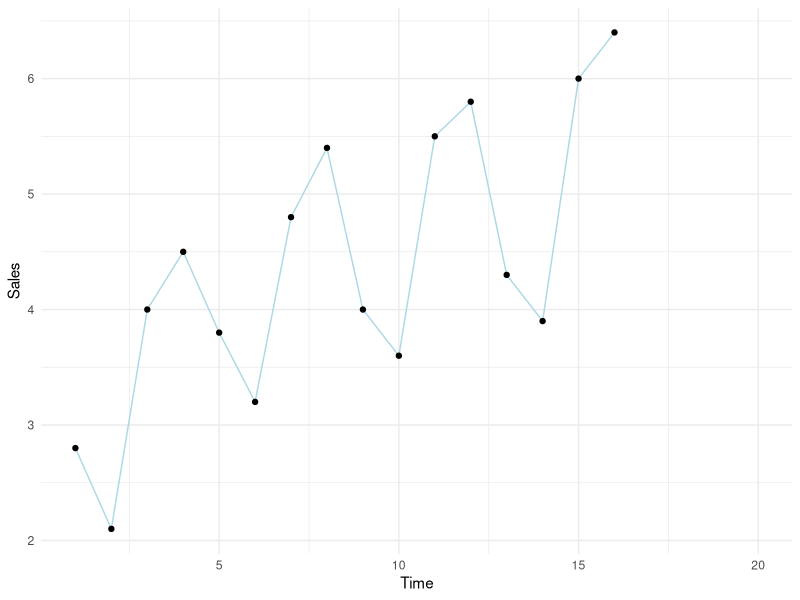
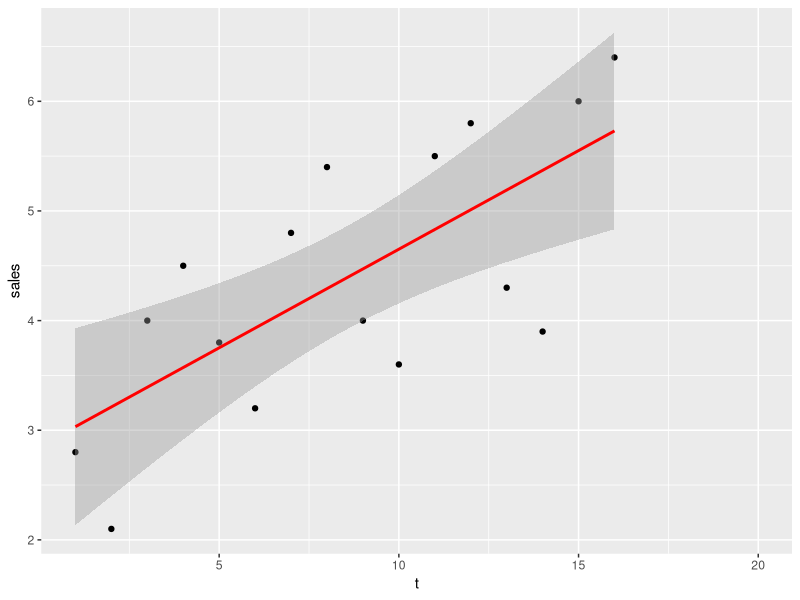
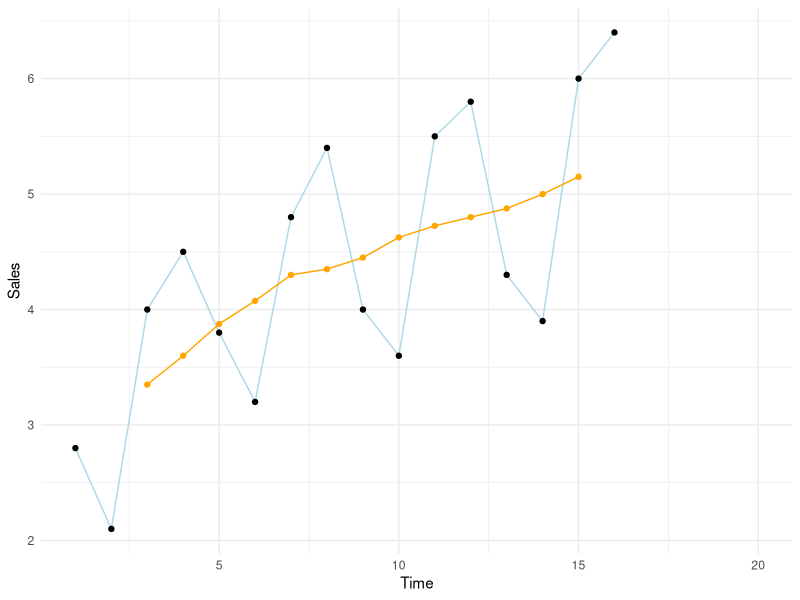
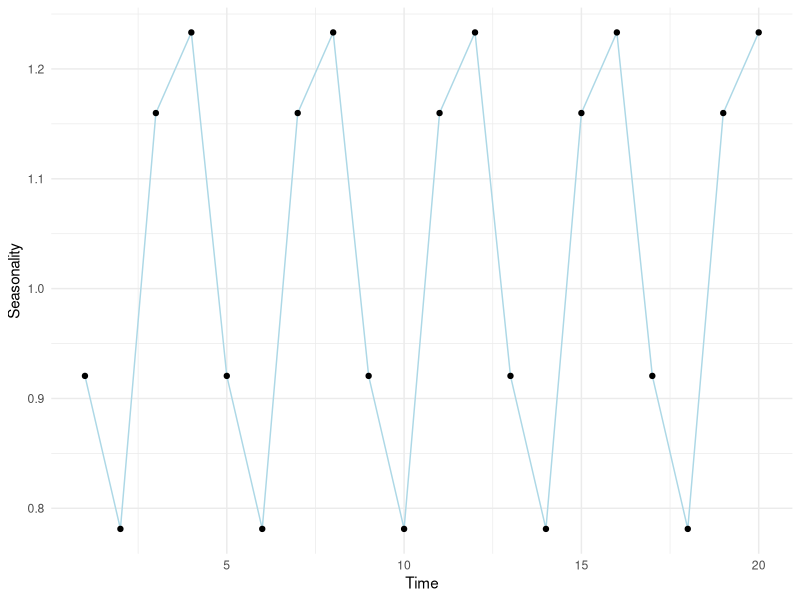
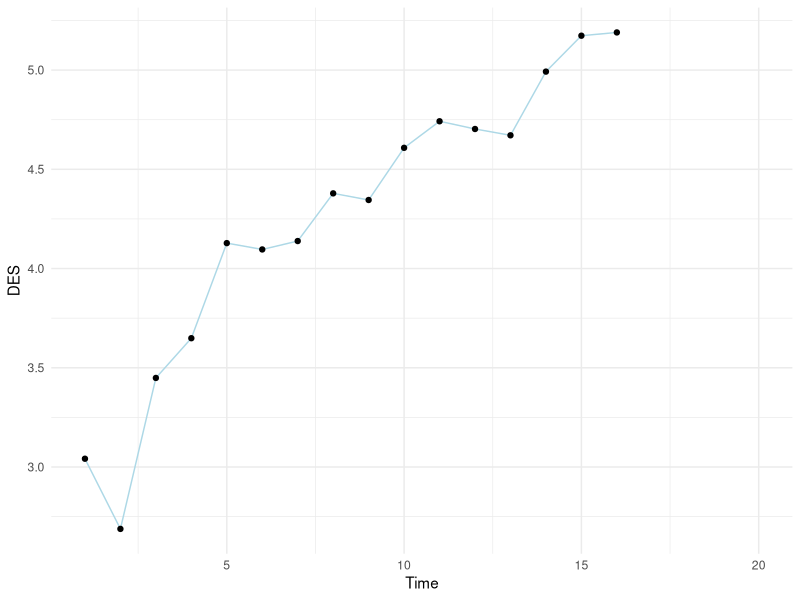
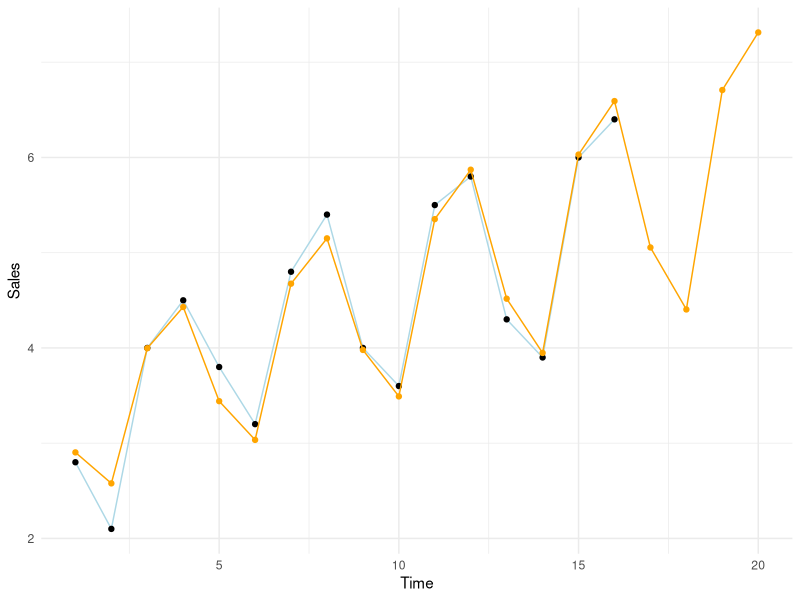

Reproduce these figures in R, in order.
## ---- chunk 1
#Import libraries
library(dplyr)
library(ggplot2)
## ---- chunk 2
x<-seq(1,20)
y<-c(2.8, 2.1, 4, 4.5, 3.8, 3.2, 4.8, 5.4, 4, 3.6, 5.5, 5.8, 4.3, 3.9, 6, 6.4, NA, NA, NA, NA)

data <- data.frame(t=x, sales=y)
data
## ---- chunk 3
data %>%
  ggplot(aes(x=t, y=sales))+
  geom_line(col = 'light blue')+
  geom_point()+
  xlab('Time')+
  ylab('Sales')+
  theme_minimal()
## ---- chunk 4
ggplot(data, aes(x=t, y=sales), col='light blue')+ 
  geom_point()+ 
  stat_smooth(method="lm",col="red")
## ---- chunk 5
df <- data
Y <- 2 #2 is the position of our "sales" column in the dataframe
k <- 4 #k is equal to the size of the subset

#Array with all of the raw values of 'Y'
arr <- df[, Y]
#Empty array to store the values of the moving averages
MM<-rep(NA, length(arr))
index<-k-1
  
for(i in c(1:length(arr))){
  if(i <= length(arr) -k+1){
    block <- mean(arr[seq(i, i+(k-1))])
    MM[index] <- block
    index <- index+1
  }
}

MM
## ---- chunk 6
dfOut <- data.frame(df, MM=MM)

dfOut %>%
  ggplot(aes(x=t, y=sales))+
  geom_line(col = 'light blue')+
  geom_point()+
  geom_line(aes(x=t, y=MM), col = 'orange')+
  geom_point(aes(x=t, y=MM), col = 'orange')+
  xlab('Time')+
  ylab('Sales')+
  theme_minimal()
## ---- chunk 7
df <- data
Y <- 2 #2 is the position of our "sales" column in the dataframe
k <- 4 #k is equal to the size of the subset

#Array with all of the raw values of 'Y'
arr <- df[, Y]
#Empty array to store the values of the moving averages
MM<-rep(NA, length(arr))
SI <- rep(NA, length(arr))
index<-k-1
  
for(i in c(1:length(arr))){
  if(i <= length(arr) -k+1){
    block <- mean(arr[seq(i, i+(k-1))])
    MM[index] <- block
    SI[index] <- arr[index]/block #Seasonality + Irregular Component
    index <- index+1
  }
}
  
dfOut <- data.frame(df, MM=MM, SI=SI)
  
#Seasonality
varY<-c()
for(j in c(1:k)){
  varX <- seq(j, length(arr), by=k)
  varY <- c(varY, mean(dfOut[varX, 4], na.rm=T))
}
    
varY<- rep(varY, k+1)
dfOut <- data.frame(dfOut, S=varY)
dfOut
## ---- chunk 8
dfOut %>%
  ggplot(aes(x=t, y=S))+
  geom_line(col="light blue")+
  geom_point(col="black")+
  xlab('Time')+
  ylab('Seasonality')+
  theme_minimal()
## ---- chunk 9
#Deseasonality
dfOut <- data.frame(dfOut, DES=(dfOut[ ,2]/dfOut[, 5]))
dfOut %>%
  ggplot(aes(x=t, y=DES))+
  geom_line(col="light blue")+
  geom_point(col="black")+
  xlab('Time')+
  ylab('DES')+
  theme_minimal()
## ---- chunk 10
#Linear model
model <- lm(DES ~ t, data=dfOut)

#Predictions
f <- predict(object = model, newdata = data.frame(t=dfOut[, 1]))
  
dfOut <- data.frame(dfOut, f=f)  

#New prediction accounting for seasonality
predictions <- dfOut[, 7]*dfOut[, 5]
  
dfOut <- data.frame(dfOut, predictions = predictions)
dfOut
## ---- chunk 11
MultForecast<-function(k, df, Y){
  #Array with all of the raw values of 'Y'
  arr <- df[, Y]
  #Empty array to store the values of the moving averages
  MM <- rep(NA, length(arr))
  SI <- rep(NA, length(arr))
  index <- k-1
  
  #Calculate moving averages + SI
  for(i in c(1:length(arr))){
    if(i <= length(arr) -k+1){
      block <- mean(arr[seq(i, i+(k-1))])
      MM[index] <- block
      SI[index] <- arr[index]/block #Seasonality + Irregular Component
      index <- index+1
    }
  }
  
  dfOut <- data.frame(df, MM=MM, SI=SI)
  
  #Seasonality
  varY<-c()
  for(j in c(1:k)){
    varX <- seq(j, length(arr), by=k)
    varY <- c(varY, mean(dfOut[varX, 4], na.rm=T))
  }
    
  varY<- rep(varY, k+1)
  dfOut <- data.frame(dfOut, S=varY)
  
  #Deseasonality
  dfOut <- data.frame(dfOut, DES=(dfOut[ ,2]/dfOut[, 5]))
  
  #Linear model
  model <- lm(formula = DES ~ t, dfOut)
  
  #Predictions
  f <- predict(object = model, newdata = data.frame(t=dfOut[, 1]))
  dfOut <- data.frame(dfOut, f=f)  
  
  #New prediction accounting for seasonality
  predictions <- dfOut[, 7]*dfOut[, 5]
  
  #Final data frame
  dfOut <- data.frame(dfOut, predictions = predictions)
  return(dfOut)
}
## ---- chunk 12
dfOut <- MultForecast(4, data, 2)

dfOut %>%
  ggplot(aes(x=t, y=sales))+
  geom_line(col = 'light blue')+
  geom_point()+
  geom_line(aes(x=t, y=predictions), col = 'orange')+
  geom_point(aes(x=t, y=predictions), col = 'orange')+
  xlab('Time')+
  ylab('Sales')+
  theme_minimal()
